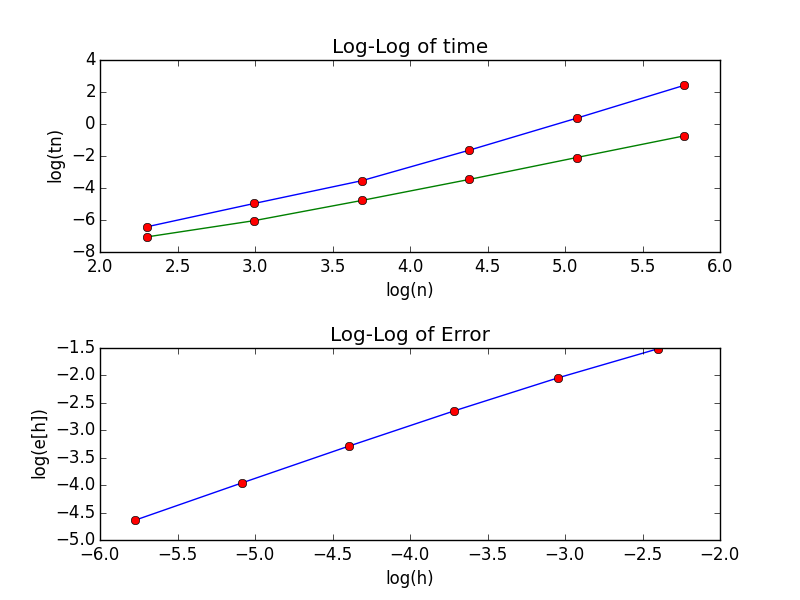

Write the Python code that produced this figure.
'''
    Solving an ODE via Solving a Tridiagonal Matrix
    Author: Michael Schniepp
    we are solving the following equation:
    u''(x) - pi^2*cos(pi*x)u(x) = pi^2*sin(pi*x)cosh(sin(pi*x))
'''

import numpy as np
import timeit 
import matplotlib.pyplot as plt


# preliminary functions and data

    
def GaussianElim(n, A, b):  
    #Gaussian elimination function   
    for j in range(0,n-1):
        for i in range(j+1,n):
            Mij = A[i,j]/A[j,j]
            for k in range(j+1,n):      #(j+1,n):
                A[i,k] = A[i,k] - Mij*A[j,k]
            b[i] = b[i] - Mij*b[j]
    return(A,b)

def TriGaussianElim(n, A, b):  
    #Gaussian elimination function for tridiagonal  
    # Note: this can be improved and is not optimized
    for j in range(0,n-1):
        for i in range(j+1,n):
            Mij = A[i,j]/A[j,j]
            for k in range(j+1,j+2):
                A[i,k] = A[i,k] - Mij*A[j,k]
            b[i] = b[i] - Mij*b[j]
    return(A,b)


def BackSub(n, A, b):
    # backsubstitution implementation
    x = np.zeros(shape=(len(A),1)) 
    for i in range(n-1,-1,-1):
        x[i]= b[i]
        for j in range(i+1, n):
            x[i] = x[i]-A[i,j]*x[j]
        x[i] = x[i]/A[i,i]
    return x
    
def gaussSolver(n,A,b):
    # solves the system
    GaussianElim(n,A,b)
    x = BackSub(n,A,b)
    return x 

def TriGaussSolver(n,A,b):
    # for tridiagonal matrix
    TriGaussianElim(n,A,b)
    x = BackSub(n,A,b)
    return x   
    
def f(x,n):
    # function f(x) given on the hw
    h = 1./(n + 1)
    y = (-h**2)*(np.pi**2)*(np.sin(np.pi*x))*(np.cosh(np.sin(np.pi*x)))
    return y
    

# generating the matricies to be solved, and the nodes values
def gen_nodes(n):
    h = 1./(n + 1)
    nodes = []
    for i in range(0,n+2):
        nodes.append(i*h)
    return nodes
    
def gen_A(n,nodes):
    # populates our tridiagonal matrix
    A = np.zeros((n,n))
    h = 1./(n + 1)
    for i in range(0,n):
        for j in range(0,n):
            if i == j:
                A[i,j] = -2 - (h**2)*(np.pi**2)*(np.cos(np.pi*nodes[i]))**2
            elif i == j+1:
	        A[i,j] = 1
            elif i == j-1:
                A[i,j] = 1
    return A

def gen_b(n,nodes): 
    # populates our b vector
    b = []    
    for i in range(0,n):
        b.append(f(nodes[i],n))
    return b
    
# various n values and test times:

n = [10,20,40,80,160,320]
time = []
triTime = []
errors = []
h = []

# accuracy and computation time tests
for i in range(0,len(n)):
    startTime = timeit.default_timer()
    nodes = gen_nodes(n[i])
    A = gen_A(n[i],nodes)
    b = gen_b(n[i],nodes)
    g = gaussSolver(n[i],A,b)
    endTime = timeit.default_timer() - startTime
    time.append(endTime)
    
for i in range(0,len(n)):
    startTime = timeit.default_timer()
    nodes = gen_nodes(n[i])
    A = gen_A(n[i],nodes)
    b = gen_b(n[i],nodes)
    g = TriGaussSolver(n[i],A,b)
    endTime = timeit.default_timer() - startTime
    triTime.append(endTime)

for i in range(0,len(n)):
    nodes = gen_nodes(n[i])
    A = gen_A(n[i],nodes)
    b = gen_b(n[i],nodes)
    g = TriGaussSolver(n[i],A,b)
    vals = np.ones(len(nodes))
    for j in range(0,len(g)):
        vals[j] = np.sinh(np.sin(np.pi*nodes[j]))
    err = []
    for k in range(0,len(g)):
        val = abs(vals[k] - g[k])
        err.append(val)
    errors.append(max(err))
    h.append(1./(n[i]+1))
    
    
    

logtn = np.log(time)
logn = np.log(n)
tri_logtn = np.log(triTime)
logEh = np.log(errors)
logh = np.log(h)


f, axarr = plt.subplots(2, sharex=False)
plt.subplots_adjust(hspace=0.5)
axarr[0].set_title('Log-Log of time')
axarr[0].plot(logn,logtn,logn,logtn,'ro')
axarr[0].set_xlabel('log(n)')
axarr[0].set_ylabel('log(tn)')
axarr[0].plot(logn,tri_logtn,logn,tri_logtn,'ro')
axarr[1].set_title('Log-Log of Error')
axarr[1].plot(logh,logEh,logh,logEh,'ro')
axarr[1].set_xlabel('log(h)')
axarr[1].set_ylabel('log(e[h])')
plt.show()
    
scale_gauss = (logtn[-1]-logtn[0]) / (logn[-1] - logn[0])
scale_tri = (tri_logtn[-1]-tri_logtn[0]) / (logn[-1] - logn[0])

print 'Scale of Gaussian:', scale_gauss
print 'Scale of Tridiagonal Solver:', scale_tri

# order of error computations, comes to order 1, but im not sure why
# i think the error of max|u-g| was incorrect
order1 = np.log(errors[0]/errors[1])/np.log(2.)
order2 = np.log(errors[1]/errors[2])/np.log(2.)
order3 = np.log(errors[2]/errors[3])/np.log(2.)
order4 = np.log(errors[3]/errors[4])/np.log(2.)
order5 = np.log(errors[4]/errors[5])/np.log(2.)

from tabulate import tabulate
print tabulate([['10/20',order1],
                ['20/40',order2],
                ['40/80',order3],
                ['80/160',order4],
                ['160/320',order5]], 
                headers=['h','Order'])

    
        
